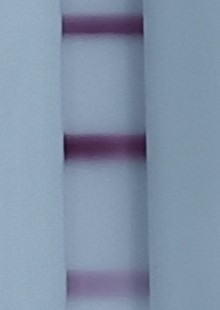
%> input picture Kode/Positif_2.jpg, 220 x 310 px
$ octave GrafikAbu.m   (GNU Octave 9; MATLAB toolbox functions it lacks are replaced by stand-ins)
%> lines starting %> are read from the running program, lines starting %| are printed output that depends on the picture; in (x1, y1, x2, y2) boxes, pixels count from 0 and x2, y2 are one past the last pixel; in counts of white or black regions, pixels touching at a corner belong together; the program's own positions count from 1
% Membaca gambar
gambar = imread('Positif_2.jpg');
%> gambar is the input picture: size 310x220x3 uint8; mean R, G, B 129.7, 146.6, 167.5
converted = 255 - gambar;
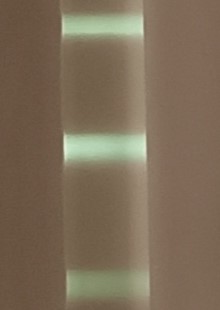
%> converted: size 310x220x3 uint8; mean R, G, B 125.3, 108.4, 87.5

% Mengubah Gambar ke Channel Hijau
g = converted(:,:,2); % Channel Hijau yang dibutuhkan
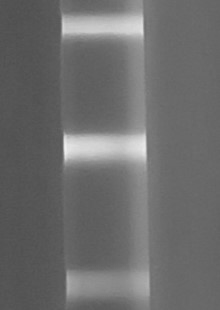
%> g: size 310x220 uint8; min 78, max 239, mean 108.4
% g = gambar(:,:,2); % Channel Hijau yang dibutuhkan

% Gambar biner dari konversi channel hijau dan nilai ambang batas
gambar_biner = imbinarize(g);
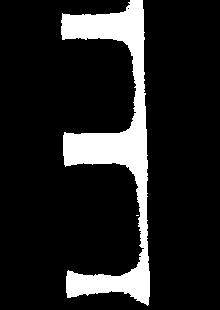
%> gambar_biner: size 310x220 logical; 13.3% white; 2 white regions (1 under 20 px), largest, box (x1, y1, x2, y2) and area: (61, 0, 150, 306) 9089

% Memotong Gambar
baris_mulai = 10; % Baris awal matriks
baris_akhir = 295; % Baris akhir matriks
kolom_mulai = 35; % Kolom awal matriks
kolom_akhir = 85; % Kolom akhir matriks

bagian_gambar = gambar_biner(baris_mulai:baris_mulai+baris_akhir-1, kolom_akhir:kolom_akhir+kolom_mulai-1);
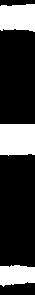
%> bagian_gambar: size 295x35 logical; 25.2% white; 3 white regions
bagian_asli = g(baris_mulai:baris_mulai+baris_akhir-1, kolom_akhir:kolom_akhir+kolom_mulai-1);
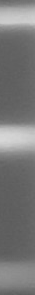
%> bagian_asli: size 295x35 uint8; min 91, max 215, mean 119.3

properti_objek = regionprops(bagian_gambar, 'BoundingBox');
%> properti_objek = 3 regions; box (x1, y1, x2, y2): (0, 4, 35, 32), (0, 124, 35, 156), (0, 265, 35, 287)

imshow (bagian_asli);
hold on
% Menggambar rectangle pada setiap objek dalam citra
for i = 1:numel(properti_objek)
    bounding_box = properti_objek(i).BoundingBox;
    rectangle('Position', bounding_box, 'EdgeColor', 'r', 'LineWidth', 2);
    intensitas_cahaya = mean(bounding_box);
    disp(['Intensitas Cahaya ke-', num2str(i), ': ', num2str(intensitas_cahaya)]);
end
%> this loop made 3 passes
%> (bounding_box, intensitas_cahaya) on passes 1 to 3: ([0.5 4.5 35 28], 17), ([0.5 124.5 35 32], 48), ([0.5 265.5 35 22], 80.75)
%| Intensitas Cahaya ke-1: 17
%| Intensitas Cahaya ke-2: 48
%| Intensitas Cahaya ke-3: 80.75
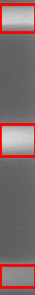
%> figure redrawn from the program's plot data

% % Menentukan batas bagian yang diinginkan (misalnya, koordinat pojok kiri atas dan ukuran bagian)
% x = 100; % koordinat x pojok kiri atas
% y = 200; % koordinat y pojok kiri atas
% width = 300; % lebar bagian yang diinginkan
% height = 200; % tinggi bagian yang diinginkan
%
% % Memotong bagian yang diinginkan dari gambar grayscale
% bagian_gambar = g(y:y+height-1, x:x+width-1);
%
% % Menampilkan bagian gambar grayscale
% figure;
% imshow(bagian_gambar);
% colormap gray; % Mengatur colormap menjadi grayscale
%
% % Opsional: Menambahkan batas pada bagian yang diinginkan
% hold on;
% rectangle('Position', [x, y, width, height], 'EdgeColor', 'r', 'LineWidth', 2);


% % Lakukan segmentasi menggunakan k-means
% [idx, centers] = kmeans(gambar, nColors);
%
% % Konversi matriks indeks menjadi matriks label yang sesuai dengan ukuran gambar
% labels = reshape(idx, size(gambar));
%
% % Hitung kotak pembatas untuk setiap cluster
% props = regionprops(labels, 'BoundingBox');
%
% % Loop melalui setiap kotak pembatas dan gambari pada gambar
% figure;
% imshow(gambar);
% hold on;

$ run again, with Kode/Positif_1.jpg copied over Kode/Positif_2.jpg
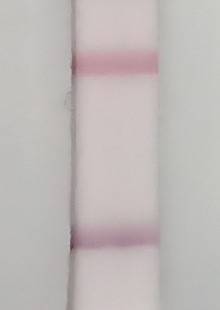
%> input picture Kode/Positif_1.jpg, 220 x 310 px
%> gambar is the input picture: size 310x220x3 uint8; mean R, G, B 191.3, 185.6, 183.9
%> `gambar_biner = imbinarize(g);`:
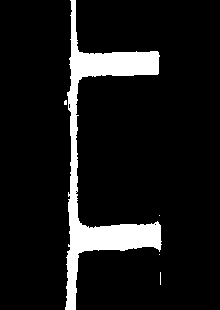
%> gambar_biner: size 310x220 logical; 9.5% white; 5 white regions (4 under 20 px), largest, box (x1, y1, x2, y2) and area: (65, 0, 162, 310) 6430
%> bagian_gambar: size 295x35 logical; 16% white; 2 white regions
%> properti_objek = 2 regions; box (x1, y1, x2, y2): (0, 43, 35, 68), (0, 216, 35, 242)
%> the loop `for i = 1:numel(properti_objek)` made 2 passes
%> (bounding_box, intensitas_cahaya) on passes 1 to 2: ([0.5 43.5 35 25], 26), ([0.5 216.5 35 26], 69.5)
%> (printed output is left out)
%> after the loop `for i = 1:numel(properti_objek)`:
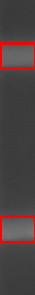
%> figure redrawn from the program's plot data
